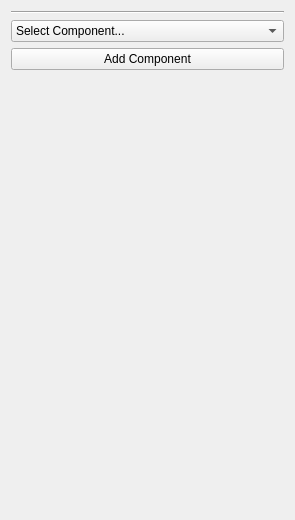
<?xml version="1.0" encoding="UTF-8"?>
<ui version="4.0">
 <class>Inspector</class>
 <widget class="QWidget" name="Inspector">
  <property name="geometry">
   <rect>
    <x>0</x>
    <y>0</y>
    <width>295</width>
    <height>520</height>
   </rect>
  </property>
  <property name="windowTitle">
   <string>Form</string>
  </property>
  <layout class="QVBoxLayout" name="verticalLayout_3">
   <item>
    <layout class="QVBoxLayout" name="verticalLayout_2">
     <item>
      <layout class="QVBoxLayout" name="ComponentList"/>
     </item>
     <item>
      <widget class="Line" name="line">
       <property name="orientation">
        <enum>Qt::Horizontal</enum>
       </property>
      </widget>
     </item>
     <item>
      <widget class="QComboBox" name="AddComponentCombo">
       <property name="currentText">
        <string>Select Component...</string>
       </property>
       <item>
        <property name="text">
         <string>Select Component...</string>
        </property>
       </item>
       <item>
        <property name="text">
         <string>Light</string>
        </property>
       </item>
       <item>
        <property name="text">
         <string>Model Renderer</string>
        </property>
       </item>
      </widget>
     </item>
     <item>
      <widget class="QPushButton" name="AddComponent">
       <property name="text">
        <string>Add Component</string>
       </property>
      </widget>
     </item>
     <item>
      <spacer name="verticalSpacer">
       <property name="orientation">
        <enum>Qt::Vertical</enum>
       </property>
       <property name="sizeHint" stdset="0">
        <size>
         <width>20</width>
         <height>40</height>
        </size>
       </property>
      </spacer>
     </item>
    </layout>
   </item>
  </layout>
 </widget>
 <resources/>
 <connections/>
</ui>
